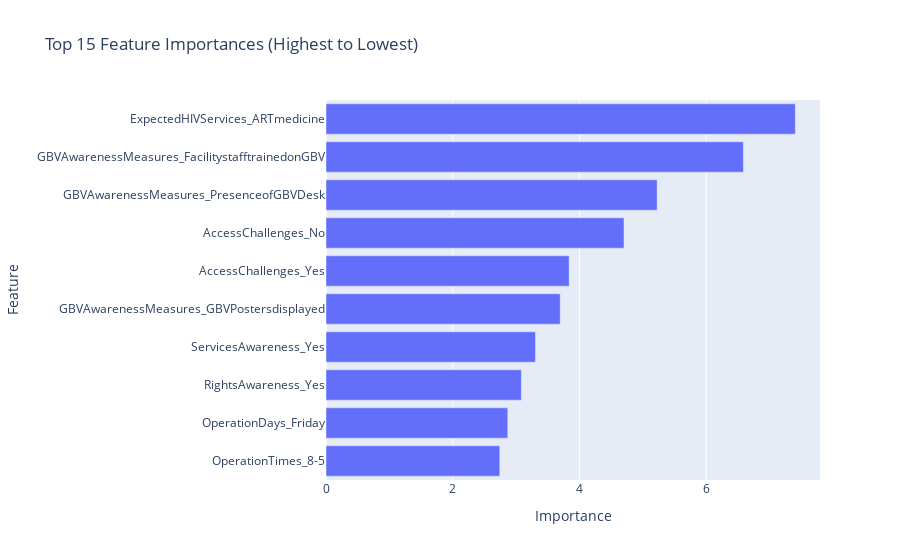

The code cell stored with this chart in its notebook:
### Code cell
feature_importances = best_model.feature_importances_

# Create a Series for the feature importances
importances = pd.Series(feature_importances, index=X_train.columns)

# Sort the importances and select the top 10, then reverse the Series for plotting
top_10_importances = importances.sort_values(ascending=False)[:10][::-1]

# Create a bar chart using Plotly
fig = px.bar(top_10_importances, x=top_10_importances.values, y=top_10_importances.index, orientation='h',
             labels={'x': 'Importance', 'index': 'Feature'},
             title='Top 15 Feature Importances (Highest to Lowest)')

# Show the plot
fig.show()

### Figure 1 — Plotly figure (JSON) as saved in the notebook; plotly's stock layout.template omitted (floating-point values rounded to 4 significant figures)
{"data": [{"alignmentgroup": "True", "hovertemplate": "Importance=%{x}<br>Feature=%{y}<extra></extra>", "legendgroup": "", "marker": {"color": "#636efa", "pattern": {"shape": ""}}, "name": "", "offsetgroup": "", "orientation": "h", "showlegend": false, "textposition": "auto", "type": "bar", "x": [2.742, 2.869, 3.083, 3.306, 3.696, 3.838, 4.703, 5.226, 6.587, 7.406], "xaxis": "x", "y": ["OperationTimes_8-5", "OperationDays_Friday", "RightsAwareness_Yes", "ServicesAwareness_Yes", "GBVAwarenessMeasures_GBVPostersdisplayed", "AccessChallenges_Yes", "AccessChallenges_No", "GBVAwarenessMeasures_PresenceofGBVDesk", "GBVAwarenessMeasures_FacilitystafftrainedonGBV", "ExpectedHIVServices_ARTmedicine"], "yaxis": "y"}], "layout": {"barmode": "relative", "legend": {"tracegroupgap": 0}, "title": {"text": "Top 15 Feature Importances (Highest to Lowest)"}, "xaxis": {"anchor": "y", "domain": [0, 1], "title": {"text": "Importance"}}, "yaxis": {"anchor": "x", "domain": [0, 1], "title": {"text": "Feature"}}}}
